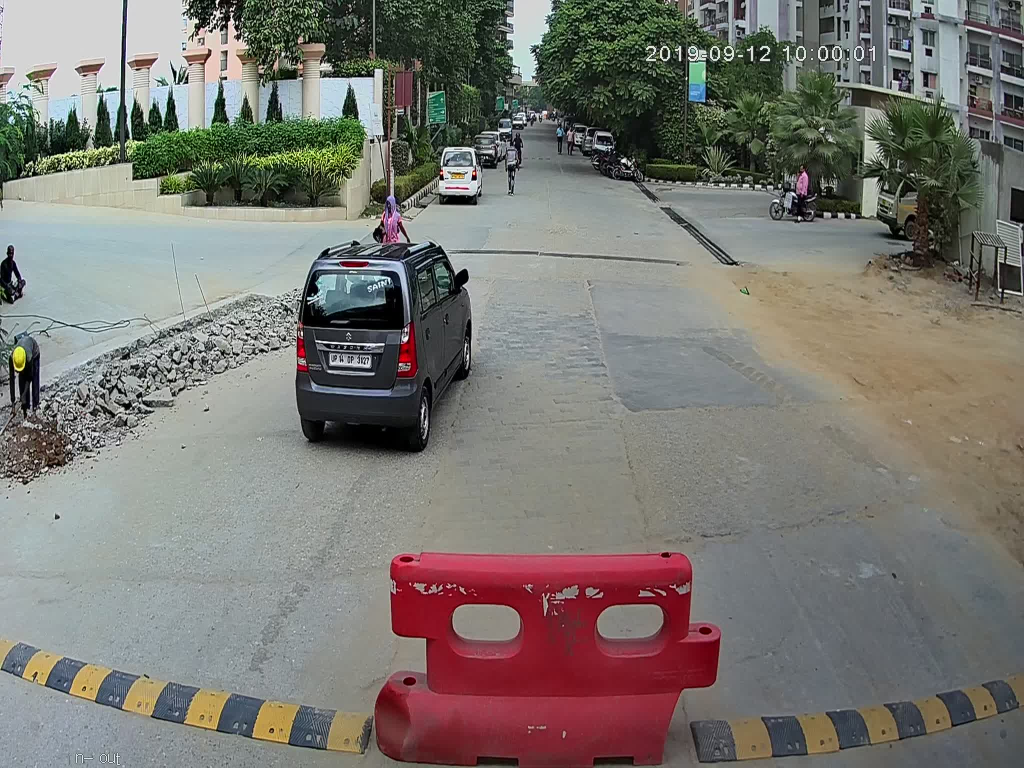
#> input picture Data/Source_Images/Test_Images/img_0.jpg, 2048 x 1536 px, given in place of admhrhfdyv.jpg, which was not available (shown at 1/2 size)
$ python cont.py
#> lines starting #> are read from the running program, lines starting #| are printed output that depends on the picture; after the words box and inside, x2 and y2 are one past the last pixel; in counts of white or black regions, pixels touching at a corner belong together; pictures that were not available may be replaced by others from this repository, and a replacement may not be noted
#> further down, img is the input picture: shape (1536, 2048, 3); mean B, G, R 114, 119.4, 122.4
import matplotlib.pyplot as plt
import numpy as np
import cv2

# Match contours to license plate or character template
def find_contours(dimensions, img) :

    # Find all contours in the image
    cntrs, _ = cv2.findContours(img.copy(), cv2.RETR_TREE, cv2.CHAIN_APPROX_SIMPLE)

    # Retrieve potential dimensions
    lower_width = dimensions[0]
    upper_width = dimensions[1]
    lower_height = dimensions[2]
    upper_height = dimensions[3]

    # Check largest 5 or  15 contours for license plate or character respectively
    cntrs = sorted(cntrs, key=cv2.contourArea, reverse=True)[:15]

    ii = cv2.imread('contour.jpg')

    x_cntr_list = []
    target_contours = []
    img_res = []
    for cntr in cntrs :
        #detects contour in binary image and returns the coordinates of rectangle enclosing it
        intX, intY, intWidth, intHeight = cv2.boundingRect(cntr)

        #checking the dimensions of the contour to filter out the characters by contour's size
        if intWidth > lower_width and intWidth < upper_width and intHeight > lower_height and intHeight < upper_height :
            x_cntr_list.append(intX) #stores the x coordinate of the character's contour, to used later for indexing the contours

            char_copy = np.zeros((44,24))
            #extracting each character using the enclosing rectangle's coordinates.
            char = img[intY:intY+intHeight, intX:intX+intWidth]
            char = cv2.resize(char, (20, 40))

            cv2.rectangle(ii, (intX,intY), (intWidth+intX, intY+intHeight), (50,21,200), 2)
            plt.imshow(ii, cmap='gray')

#             Make result formatted for classification: invert colors
            char = cv2.subtract(255, char)

            # Resize the image to 24x44 with black border
            char_copy[2:42, 2:22] = char
            char_copy[0:2, :] = 0
            char_copy[:, 0:2] = 0
            char_copy[42:44, :] = 0
            char_copy[:, 22:24] = 0

            img_res.append(char_copy) #List that stores the character's binary image (unsorted)

    #Return characters on ascending order with respect to the x-coordinate (most-left character first)

    plt.show()
    #arbitrary function that stores sorted list of character indeces
    indices = sorted(range(len(x_cntr_list)), key=lambda k: x_cntr_list[k])
    img_res_copy = []
    for idx in indices:
        img_res_copy.append(img_res[idx])# stores character images according to their index
    img_res = np.array(img_res_copy)

    return img_res

def segment_characters(image) :

    # Preprocess cropped license plate image
    img_lp = cv2.resize(image, (333, 75))
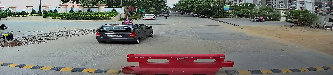
#> img_lp: shape (75, 333, 3); mean B, G, R 114, 119.3, 122.4
    img_gray_lp = cv2.cvtColor(img_lp, cv2.COLOR_BGR2GRAY)
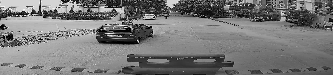
#> img_gray_lp: shape (75, 333); min 0, max 254, mean 119.6
    _, img_binary_lp = cv2.threshold(img_gray_lp, 200, 255, cv2.THRESH_BINARY+cv2.THRESH_OTSU)
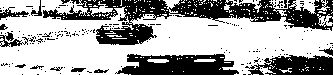
#> img_binary_lp: shape (75, 333); 64.3% white; 176 black regions (161 under 20 px), largest, box (x1, y1, x2, y2) and area: (43, 0, 333, 45) 4760, (115, 54, 239, 75) 1874, (245, 55, 333, 75) 1216
    img_binary_lp = cv2.erode(img_binary_lp, (3,3))
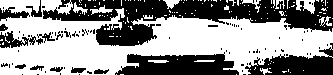
#> img_binary_lp: shape (75, 333); 56.9% white; 86 black regions (70 under 20 px), largest, box (x1, y1, x2, y2) and area: (43, 0, 333, 46) 6048, (115, 52, 239, 75) 2001, (245, 43, 333, 75) 1447
    img_binary_lp = cv2.dilate(img_binary_lp, (3,3))
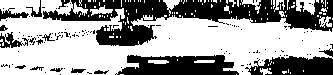
#> img_binary_lp: shape (75, 333); 61.6% white; 118 black regions (101 under 20 px), largest, box (x1, y1, x2, y2) and area: (43, 0, 333, 46) 5522, (115, 55, 239, 75) 1806, (245, 56, 333, 75) 1234

    LP_WIDTH = img_binary_lp.shape[0]
#> LP_WIDTH = 75
    LP_HEIGHT = img_binary_lp.shape[1]
#> LP_HEIGHT = 333

    # Make borders white
    img_binary_lp[0:3,:] = 255
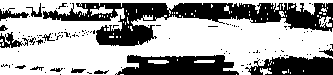
#> img_binary_lp: shape (75, 333); 63.7% white; 116 black regions (100 under 20 px), largest, box (x1, y1, x2, y2) and area: (43, 3, 333, 46) 5051, (115, 55, 239, 75) 1806, (245, 56, 333, 75) 1234
    img_binary_lp[:,0:3] = 255
    img_binary_lp[72:75,:] = 255
    img_binary_lp[:,330:333] = 255
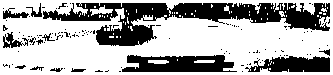
#> img_binary_lp: shape (75, 333); 66.9% white; 115 black regions (101 under 20 px)

    # Estimations of character contours sizes of cropped license plates
    dimensions = [LP_WIDTH/6,
                       LP_WIDTH/2,
                       LP_HEIGHT/10,
                       2*LP_HEIGHT/3]
#> dimensions = [12.5, 37.5, 33.3, 222]
    plt.imshow(img_binary_lp, cmap='gray')
    plt.show()
    cv2.imwrite('contour.jpg',img_binary_lp)

    # Get contours within cropped license plate
    char_list = find_contours(dimensions, img_binary_lp)
#> in find_contours, `cntrs, _ = cv2.findContours(img.copy(), cv2.RETR_TREE, cv2.CHAIN_APPRO..`: cntrs = 220 contours, 198 with area under 20; largest, box (x1, y1, x2, y2) and area: (0, 0, 333, 75) 24568, (42, 2, 331, 47) 5912, (121, 54, 238, 73) 1729, (247, 55, 331, 73) 1080, (2, 31, 23, 49) 195
#> in find_contours, `cntrs = sorted(cntrs, key=cv2.contourArea, reverse=True)[:15]`: cntrs = 15 contours; largest, box (x1, y1, x2, y2) and area: (0, 0, 333, 75) 24568, (42, 2, 331, 47) 5912, (121, 54, 238, 73) 1729, (247, 55, 331, 73) 1080, (2, 31, 23, 49) 195
#> the loop in find_contours, `for cntr in cntrs :` made 15 passes
#> (intX, intY, intWidth, intHeight) on passes 2 to 13: (42, 2, 289, 45), (121, 54, 117, 19), (247, 55, 84, 18), (2, 31, 21, 18), (2, 9, 28, 11), (25, 2, 18, 16), (90, 5, 23, 11), (41, 32, 15, 10), (70, 67, 17, 6), (148, 60, 21, 4), (318, 48, 13, 9), (29, 65, 16, 7)
#> (cntr, intX, intY, intWidth, intHeight) on pass 1: ([[0, 0], [0, 74], [332, 74], [332, 0]], 0, 0, 333, 75)
#> after the loop in find_contours, `for cntr in cntrs :`: img_res = []
#> in find_contours, `img_res = np.array(img_res_copy)`: img_res = empty array
#> char_list = empty array

    return char_list

img = cv2.imread(r'C:\Users\TusharGoel\Desktop\Day1\admhrhfdyv.jpg')
char = segment_characters(img)
#> char = empty array

$ run again, on Data/Source_Images/Test_Images/img_10587.jpg
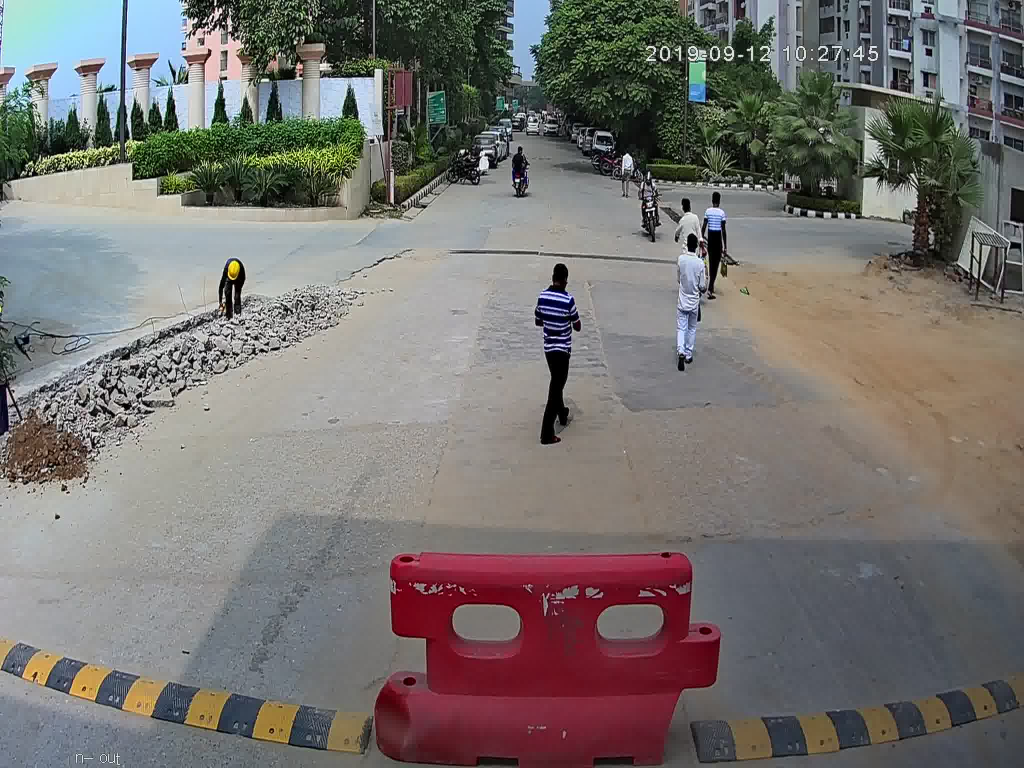
#> input picture Data/Source_Images/Test_Images/img_10587.jpg, 2048 x 1536 px, given in place of admhrhfdyv.jpg, which was not available (shown at 1/2 size)
#> img is the input picture: shape (1536, 2048, 3); mean B, G, R 111.9, 114.6, 118.6
#> in segment_characters, `_, img_binary_lp = cv2.threshold(img_gray_lp, 200, 255, cv2.THRESH_BIN..`:
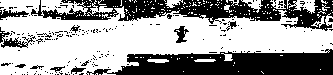
#> img_binary_lp: shape (75, 333); 61.6% white; 185 black regions (173 under 20 px), largest, box (x1, y1, x2, y2) and area: (86, 49, 333, 75) 4360, (31, 0, 333, 31) 3998, (0, 27, 36, 48) 226
#> in segment_characters, `img_binary_lp[:,330:333] = 255`:
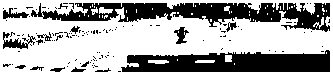
#> img_binary_lp: shape (75, 333); 65.5% white; 114 black regions (100 under 20 px)
#> in find_contours, `cntrs, _ = cv2.findContours(img.copy(), cv2.RETR_TREE, cv2.CHAIN_APPRO..`: cntrs = 210 contours, 179 with area under 20; largest, box (x1, y1, x2, y2) and area: (0, 0, 333, 75) 24568, (41, 2, 331, 33) 4770, (120, 49, 331, 73) 3846, (2, 38, 29, 50) 198, (2, 7, 30, 20) 180
#> in find_contours, `cntrs = sorted(cntrs, key=cv2.contourArea, reverse=True)[:15]`: cntrs = 15 contours; largest, box (x1, y1, x2, y2) and area: (0, 0, 333, 75) 24568, (41, 2, 331, 33) 4770, (120, 49, 331, 73) 3846, (2, 38, 29, 50) 198, (2, 7, 30, 20) 180
#> the loop in find_contours, `for cntr in cntrs :` made 15 passes
#> (intX, intY, intWidth, intHeight) on passes 2 to 9: (41, 2, 290, 31), (120, 49, 211, 24), (2, 38, 27, 12), (2, 7, 28, 13), (173, 26, 17, 19), (30, 2, 14, 16), (70, 66, 17, 7), (49, 66, 17, 7)
#> after the loop in find_contours, `for cntr in cntrs :`: img_res = []
#> in find_contours, `img_res = np.array(img_res_copy)`: img_res = empty array
